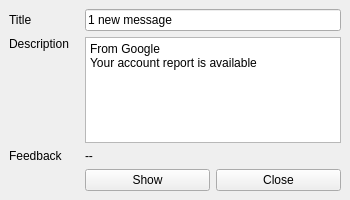
<?xml version="1.0" encoding="UTF-8"?>
<ui version="4.0">
 <class>MainWindow</class>
 <widget class="QMainWindow" name="MainWindow">
  <property name="geometry">
   <rect>
    <x>0</x>
    <y>0</y>
    <width>350</width>
    <height>200</height>
   </rect>
  </property>
  <property name="windowTitle">
   <string>MainWindow</string>
  </property>
  <widget class="QWidget" name="centralwidget">
   <layout class="QGridLayout" name="gridLayout">
    <item row="0" column="0">
     <widget class="QLabel" name="_title">
      <property name="text">
       <string>Title</string>
      </property>
     </widget>
    </item>
    <item row="0" column="1" colspan="2">
     <widget class="QLineEdit" name="title">
      <property name="text">
       <string>1 new message</string>
      </property>
     </widget>
    </item>
    <item row="1" column="0">
     <widget class="QLabel" name="_description">
      <property name="text">
       <string>Description</string>
      </property>
      <property name="alignment">
       <set>Qt::AlignLeading|Qt::AlignLeft|Qt::AlignTop</set>
      </property>
     </widget>
    </item>
    <item row="1" column="1" colspan="2">
     <widget class="QPlainTextEdit" name="description">
      <property name="plainText">
       <string>From Google
Your account report is available</string>
      </property>
     </widget>
    </item>
    <item row="2" column="0">
     <widget class="QLabel" name="_feedback">
      <property name="text">
       <string>Feedback</string>
      </property>
     </widget>
    </item>
    <item row="3" column="1">
     <widget class="QPushButton" name="bShow">
      <property name="text">
       <string>Show</string>
      </property>
     </widget>
    </item>
    <item row="3" column="2">
     <widget class="QPushButton" name="bClose">
      <property name="text">
       <string>Close</string>
      </property>
     </widget>
    </item>
    <item row="2" column="1" colspan="2">
     <widget class="QLabel" name="feedback">
      <property name="text">
       <string>--</string>
      </property>
     </widget>
    </item>
   </layout>
  </widget>
 </widget>
 <resources/>
 <connections/>
</ui>
